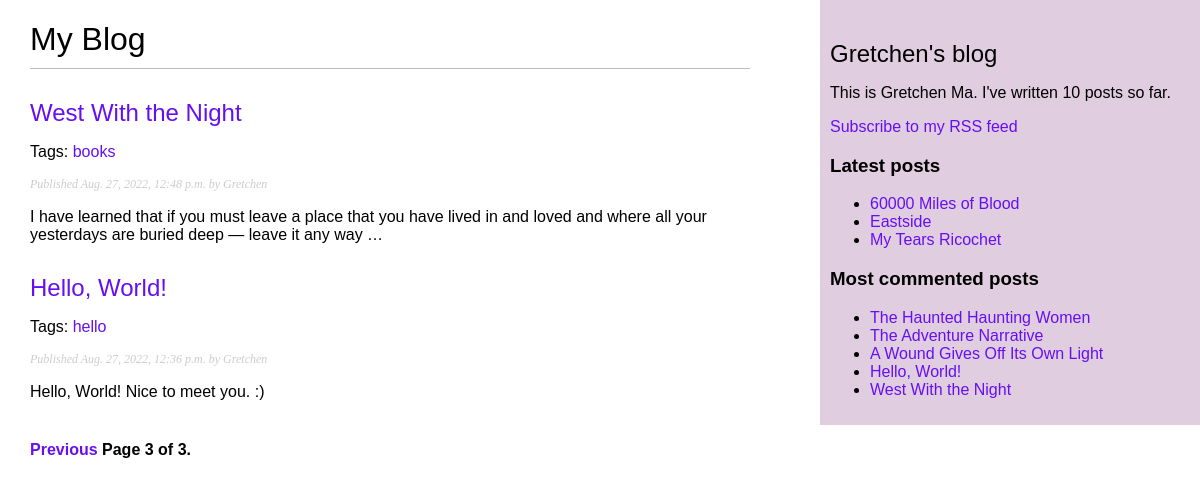
Page /blog/?page=3 on the committed database.
### blog/models.py (models this page shows, shortened)
class Post(models.Model):
    STATUS_CHOICES = (
        ('draft', 'Draft'),
        ('published', 'Published'),
    )
    title = models.CharField(max_length=250)
    slug = models.SlugField(max_length=250,
                            unique_for_date='publish')
    author = models.ForeignKey(User,
                               on_delete=models.CASCADE,
                               related_name='blog_posts')
    body = models.TextField()
    publish = models.DateTimeField(default=timezone.now) #发布日期
    created = models.DateTimeField(auto_now_add=True) #创建时间
    updated = models.DateTimeField(auto_now=True) #最后一次更新时间
    status = models.CharField(max_length=10,
                              choices=STATUS_CHOICES,
                              default='draft') #帖子的状态
    objects = models.Manager() # The default manager.
    published = PublishedManager() # Our custom manager.
    class Meta:
        ordering = ('-publish',) #元数据，负号前缀降序排序，最新的在最上
    def get_absolute_url(self):
        return reverse('blog:post_detail',
                       args=[self.publish.year,
                             self.publish.month,
                             self.publish.day, self.slug])
    tags = TaggableManager()

### blog/views.py (the view)
# urls.py: path('', views.post_list, name='post_list'),
def post_list(request, tag_slug=None):
    object_list = Post.published.all()
    tag = None
    if tag_slug:
        tag = get_object_or_404(Tag, slug=tag_slug)
        object_list = object_list.filter(tags__in=[tag])
    paginator = Paginator(object_list, 4) # 3 posts in each page
    page = request.GET.get('page')
    try:
        posts = paginator.page(page)
    except PageNotAnInteger:
        posts = paginator.page(1)
    except EmptyPage:
        posts = paginator.page(paginator.num_pages)
    return render(request,
                 'blog/post/list.html',
                 {'page': page,
                  'posts': posts,
                  'tag': tag})

### blog/models.py (called while the page is built)
    def get_queryset(self):
        return super(PublishedManager,
                     self).get_queryset()\
                          .filter(status='published')

### blog/templatetags/blog_tags.py (called while the page is built)
@register.simple_tag
def total_posts():
    return Post.published.count()

@register.inclusion_tag('blog/post/latest_posts.html')
def show_latest_posts(count=5):
    latest_posts = Post.published.order_by('-publish')[:count]
    return {'latest_posts': latest_posts}

@register.simple_tag
def get_most_commented_posts(count=5):
    return Post.published.annotate(
            total_comments=Count('comments')
            ).order_by('-total_comments')[:count]

@register.filter(name='markdown')
def markdown_format(text):
    return mark_safe(markdown.markdown(text))

### blog/templates/blog/post/list.html (shortened to what this page needs)
{% extends "blog/base.html" %}
{% load blog_tags %}
{% block content %}
  <h1>My Blog</h1>
  {% for post in posts %}
    <h2>
      <a href="{{ post.get_absolute_url }}">
        {{ post.title }}
      </a>
    </h2>
    <p class="tags">
        Tags:
        {% for tag in post.tags.all %}
          <a href="{% url "blog:post_list_by_tag" tag.slug %}">
            {{ tag.name }}
          </a>
        {% endfor %}
    </p>
    <p class="date">
      Published {{ post.publish }} by {{ post.author }}
    </p>
    {{ post.body|markdown|truncatewords_html:30 }}
  {% endfor %}
  {% include "pagination.html" with page=posts %}
{% endblock %}

### blog/templates/blog/base.html (shortened to what this page needs)
{% load blog_tags %}
{% load static %}
<!DOCTYPE html>
<html>
<head>
  <link href="{% static "css/blog.css" %}" rel="stylesheet">
</head>
<body>
  <div id="content">
    {% block content %}
    {% endblock %}
  </div>
  <div id="sidebar">
    <h2>Gretchen's blog</h2>
    <p>This is Gretchen Ma. I've written {% total_posts %} posts so far.</p>
    <p>
      <a href="{% url "blog:post_feed" %}">Subscribe to my RSS feed</a>
    </p>
    <h3>Latest posts</h3>
    {% show_latest_posts 3 %}
    <h3>Most commented posts</h3>
    {% get_most_commented_posts as most_commented_posts %}
    <ul>
      {% for post in most_commented_posts %}
        <li>
          <a href="{{ post.get_absolute_url }}">{{ post.title }}</a>
        </li>
      {% endfor %}
    </ul>
  </div>
</body>
</html>

### blog/templates/blog/post/latest_posts.html
<ul>
    {% for post in latest_posts %}
      <li>
        <a href="{{ post.get_absolute_url }}">{{ post.title }}</a>
      </li>
    {% endfor %}
</ul>

### blog/static/css/blog.css (style rules this page uses)
body { margin:0; padding:0; font-family:helvetica, sans-serif; }
a { color:#6610f2; text-decoration:none; }
h1 { font-weight:normal; border-bottom:1px solid #bbb; padding:0 0 10px 0; }
h2 { font-weight:normal; margin:30px 0 0; }
#content { float:left; width:60%; padding:0 0 0 30px; }
#sidebar { float:right; width:30%; padding:10px; background:#e0cddf; height:100%; }
p.date { color:#ccc; font-family: georgia, serif; font-size: 12px; font-style: italic; }

### rows in the picture
Post: title "West With the Night", publish "Aug. 27, 2022, 12:48 p.m.", author "Gretchen", body "I have learned that if you must leave a place that you have lived in and loved and where all your yesterdays are buried deep — leave it any way …"
Tag: name "books"
Post: title "Hello, World!", publish "Aug. 27, 2022, 12:36 p.m.", author "Gretchen", body "Hello, World! Nice to meet you. :)"
Tag: name "hello"
Post: title "60000 Miles of Blood"
Post: title "Eastside"
Post: title "My Tears Ricochet"
Post: title "The Haunted Haunting Women"
Post: title "The Adventure Narrative"
Post: title "A Wound Gives Off Its Own Light"

### other values in the picture
{{ page.number }} "3"
{{ page.paginator.num_pages }} "3"
